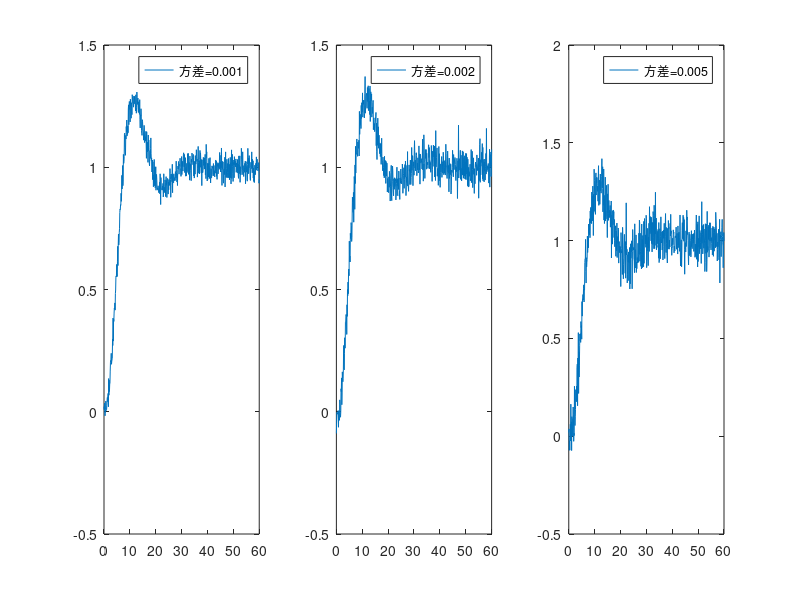
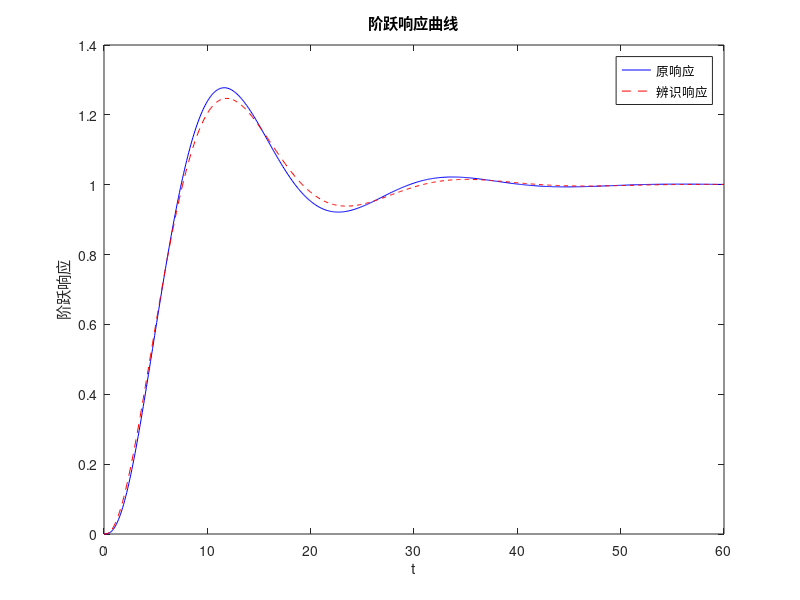

These figures' MATLAB source, in order:
clc; clear; close all;

% (1) 使用 step 函数产生该系统的阶跃响应，并在响应曲线中加入不同方差的高斯白噪声
G = tf(1, [6, 12, 3, 1]);
t = 0:0.1:60;
[y, t] = step(G, t);
y_noise1 = y + sqrt(0.001) * randn(size(y));
y_noise2 = y + sqrt(0.002) * randn(size(y));
y_noise3 = y + sqrt(0.005) * randn(size(y));
figure;
subplot(1, 3, 1)
plot(t, y_noise1)
legend("方差=0.001")
subplot(1, 3, 2)
plot(t, y_noise2)
legend("方差=0.002")
subplot(1, 3, 3)
plot(t, y_noise3)
legend("方差=0.005")

% (2) 利用产生的阶跃响应通过面积法辨识得到传递函数中的参数。
G = tf(1, [6 12 3 1]);
t = 0:0.1:60;
y = step(G, t)';
% 定义面积函数，计算 M(i)
function result = M(i)
    t = evalin('base', 't');
    y = evalin('base', 'y');
    % trapz 使用梯形法则进行数值积分
    result = trapz(t, (1 - y) .* (-t) .^ (i - 1) / factorial(i - 1));
end

% 利用 M(i) 计算 A1, A2, A3
A1 = M(1);
A2 = M(2) + A1 * M(1);
A3 = M(3) + A1 * M(2) + A2 * M(1);
fprintf('A1 = %.2f\nA2 = %.2f\nA3 = %.2f\n', A1, A2, A3);
b1 = 1; a1 = A3; a2 = A2; a3 = A1; a4 = 1;
G2 = tf(b1, [a1 a2 a3 a4]);
y2 = step(G2, t);
figure;

plot(t, y', 'b', t, y2, 'r--');
title('阶跃响应曲线');
xlabel('t');
ylabel('阶跃响应');
legend('原响应', '辨识响应');
